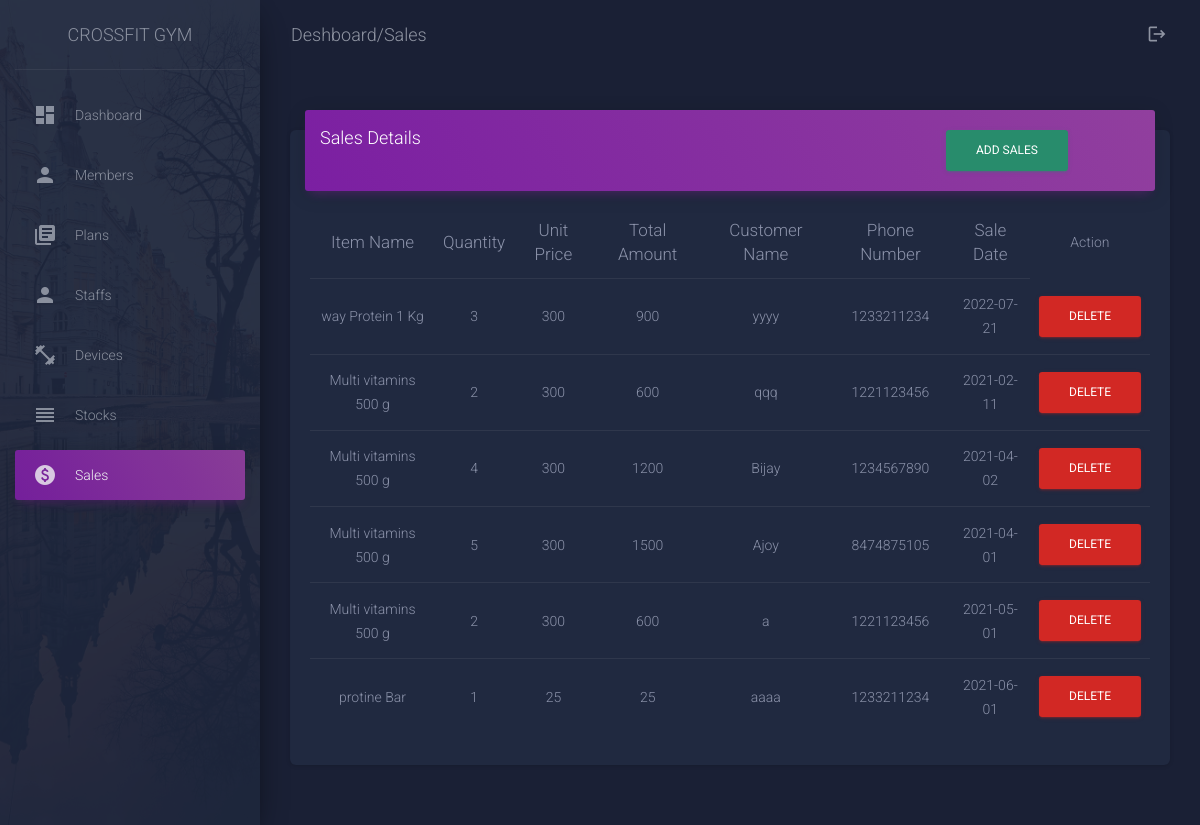
The page /viewsales.php on the database its author committed.
### tables this page shows
CREATE TABLE `sales` (
  `id` int(50) NOT NULL,
  `item` varchar(20) NOT NULL,
  `quantity` varchar(20) NOT NULL,
  `unitprice` varchar(20) NOT NULL,
  `totalamount` varchar(20) NOT NULL,
  `customername` varchar(20) NOT NULL,
  `phone` varchar(20) NOT NULL,
  `saledate` date DEFAULT NULL
);

### viewsales.php (the view, shortened to what this page needs)
<!doctype html>
<html lang="en">
<head>
  <link rel="stylesheet" href="https://maxcdn.bootstrapcdn.com/font-awesome/latest/css/font-awesome.min.css">
  <link href="assets/css/material-dashboard.css?v=2.1.0" rel="stylesheet" />
</head>
<body class="dark-edition">
  <div class="wrapper ">
    <div class="sidebar" data-color="purple" data-background-color="black" data-image="./assets/img/sidebar-2.jpg">
      <div class="logo">
        <a href="http://www.creative-tim.com" class="simple-text logo-normal">
         CrossFit Gym
        </a>
      </div>
      <div class="sidebar-wrapper">
        <ul class="nav">
          <li class="nav-item   ">
            <a class="nav-link" href="gymdeshboard.php">
              <i class="material-icons">dashboard</i>
              <p>Dashboard</p>
            </a>
          </li>
          <li class="nav-item ">
            <a class="nav-link" href="viewmembers.php">
              <i class="material-icons">person</i>
              <p>Members</p>
            </a>
          </li>
          <li class="nav-item ">
            <a class="nav-link" href="plans.php">
              <i class="material-icons">library_books</i>
              <p>Plans</p>
            </a>
          </li>
          <li class="nav-item ">
            <a class="nav-link" href="staffs.php">
              <i class="material-icons">person</i>
              <p>Staffs</p>
            </a>
          </li>
          <li class="nav-item ">
            <a class="nav-link" href="devices.php">
              <i class="material-icons">fitness_center</i>
              <p>Devices</p>
            </a>
          </li>
          <li class="nav-item ">
            <a class="nav-link" href="suppliments.php">
              <i class="material-icons">reorder</i>
              <p>Stocks</p>
            </a>
          </li>
          <li class="nav-item active">
            <a class="nav-link" href="viewsales.php">
              <i class="material-icons">paid</i>
              <p>Sales</p>
            </a>
          </li>
        </ul>
      </div>
    </div>
    <div class="main-panel">
      <nav class="navbar navbar-expand-lg navbar-transparent navbar-absolute fixed-top ">
        <div class="container-fluid">
          <div class="navbar-wrapper">
            <a class="navbar-brand" href="javascript:void(0)">Deshboard/Sales </a>
          </div>
          <div class="collapse navbar-collapse justify-content-end">
            <ul class="navbar-nav">
              <li class="nav-item">
                <a class="nav-link" href="Logout.php">
                  <i class="material-icons">logout</i>
                </a>
              </li>
            </ul>
          </div>
        </div>
      </nav>
      <div class="content">
        <div class="container-fluid">
        <div class="row">
            <div class=" col-md-12">
              <div class="card">
                <div class="card-header card-header-primary">
                <div class="row">
                     <div class="col-xl-3 col-md-12">
                     <h4 >Sales Details </h4>
                     </div>
                     <div class="col-xl-8 col-md-12">
                     <a class="btn btn-success float-right" href="sales.php">Add Sales</a>
                     </div>
                </div>
                </div>
                <div class="card-body table-responsive">
                <table class="table table-hover text-center">
                  <thead>
                    <tr >
                      <th> Item Name</th>
                      <th>Quantity</th>
					           <th>Unit Price</th>
					            <th>Total Amount</th>
                      <th>Customer Name</th>
                      <th>Phone Number</th>
                      <th>Sale Date</th>
					            <td>Action</td>
                    </tr>
                  </thead>
                  <tbody>
                  <?php
                  include 'connectDB.php';
                  $sql="Select * from sales ORDER BY id DESC";
                  $result=mysqli_query($conn,$sql)or die( mysqli_error($conn));
                  while($row=mysqli_fetch_array($result)){
                            echo '<tr>';
                            echo '<td>'. $row['item'] . '</td>';
                            echo '<td>'. $row['quantity'] . '</td>';
                            echo '<td>'. $row['unitprice'] . '</td>';
                            echo '<td>'. $row['totalamount'] . '</td>';
                            echo '<td>'. $row['customername'] . '</td>';
                            echo '<td>'. $row['phone'] . '</td>';
                            echo '<td>'. $row['saledate'] . '</td>';
                            echo '<td><a class="btn btn-danger" href="saledelete.php?id='.$row['id'].'">DELETE</a></td>';
                          echo '</tr>';
                   }
                  ?>
                  </tbody>
				</table>
                </div>
              </div>
            </div>
        </div>
        </div>
      </div>
    </div>
  </div>
</body>
</html>

### rows shown on the page
sales: item "way Protein 1 Kg", quantity "3", unitprice "300", totalamount "900", customername "yyyy", phone "1233211234", saledate "2022-07-21"
sales: item "Multi vitamins 500 g", quantity "2", unitprice "300", totalamount "600", customername "qqq", phone "1221123456", saledate "2021-02-11"
sales: item "Multi vitamins 500 g", quantity "4", unitprice "300", totalamount "1200", customername "Bijay", phone "1234567890", saledate "2021-04-02"
sales: item "Multi vitamins 500 g", quantity "5", unitprice "300", totalamount "1500", customername "Ajoy", phone "8474875105", saledate "2021-04-01"
sales: item "Multi vitamins 500 g", quantity "2", unitprice "300", totalamount "600", customername "a", phone "1221123456", saledate "2021-05-01"
sales: item "protine Bar", quantity "1", unitprice "25", totalamount "25", customername "aaaa", phone "1233211234", saledate "2021-06-01"
